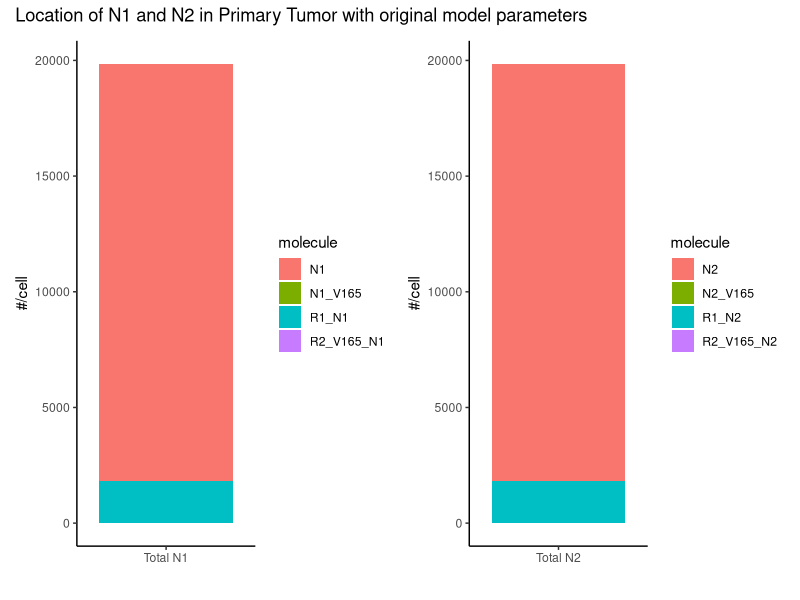
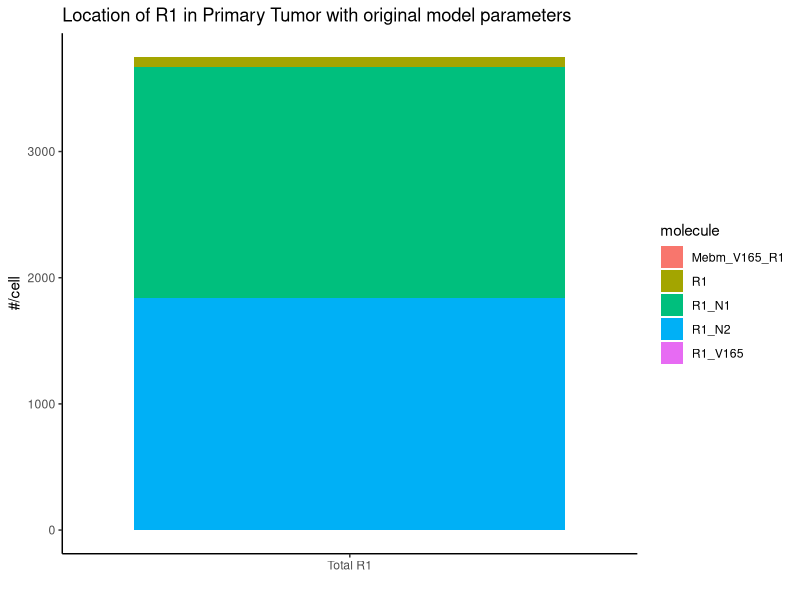
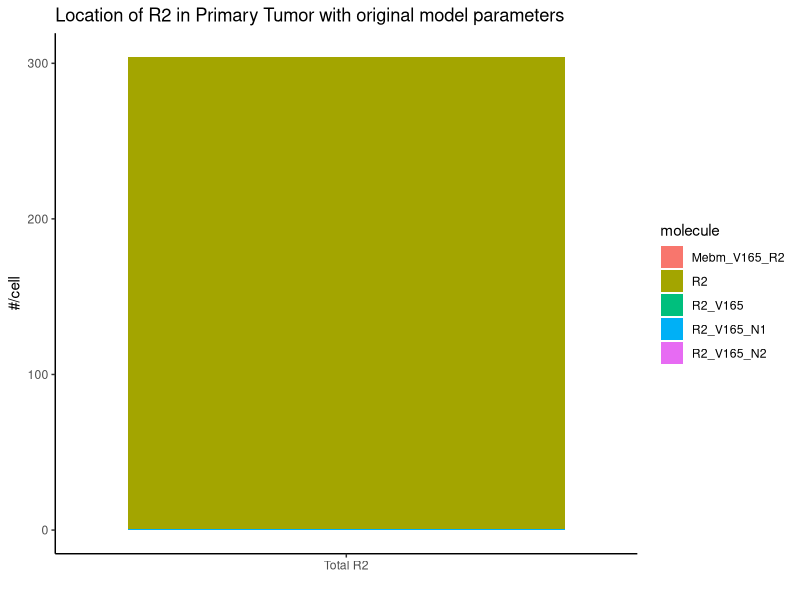
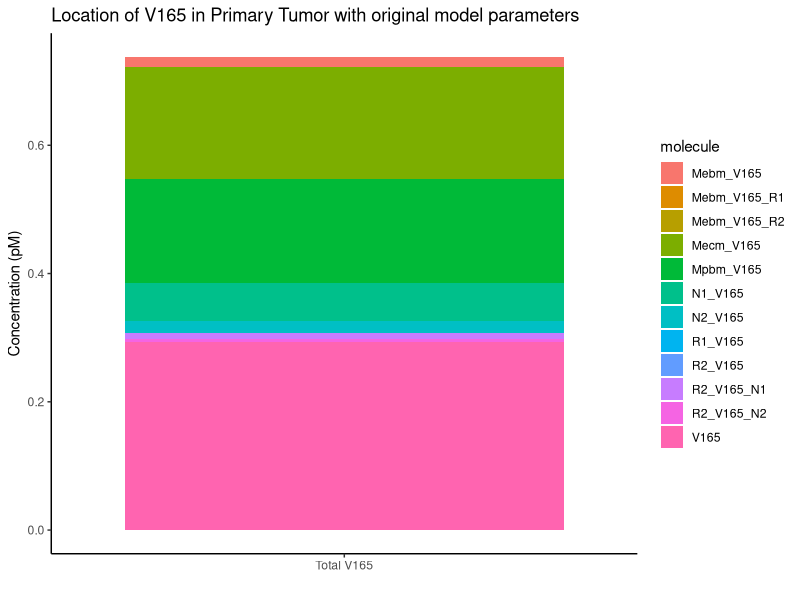
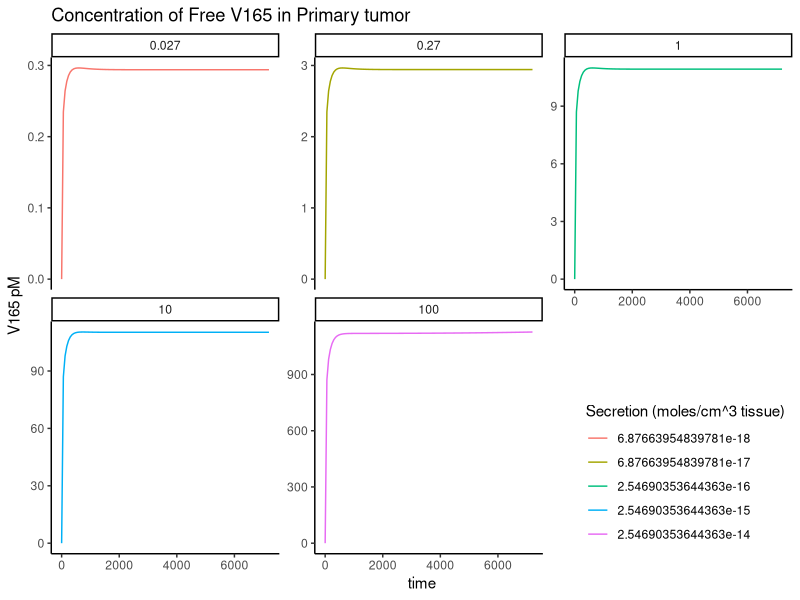
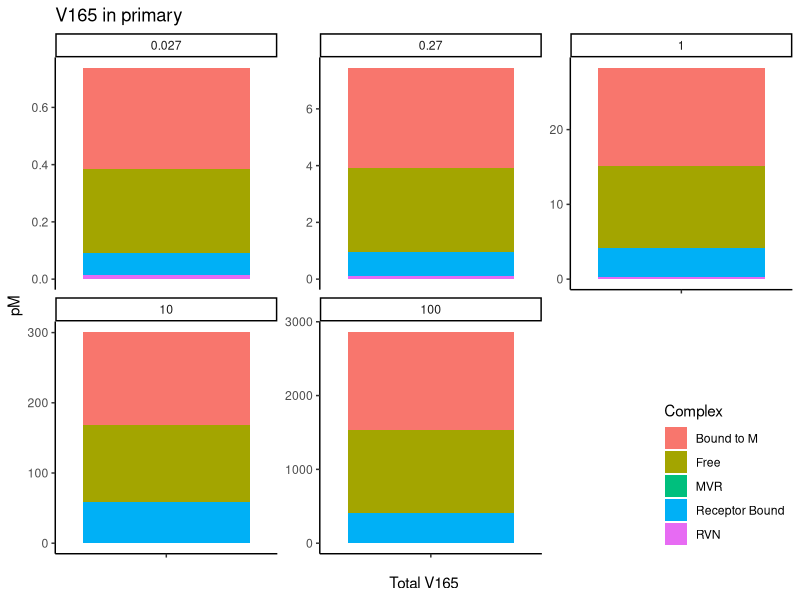
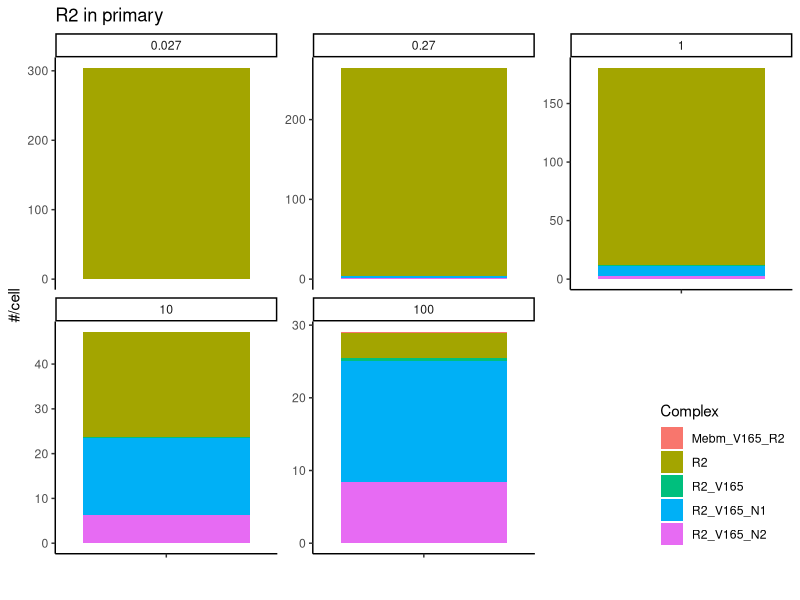
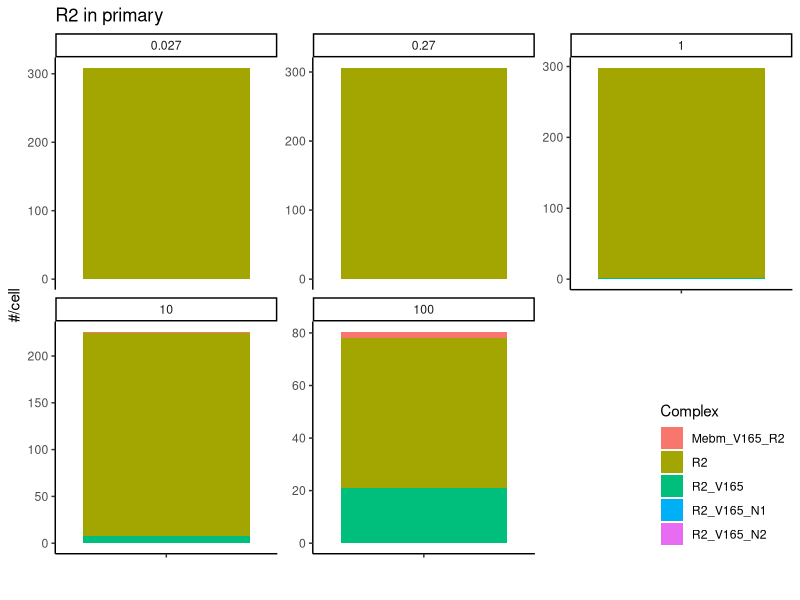

The R script that drew these images, in order:
## ---- chunk 1
knitr::opts_chunk$set(echo = TRUE,  warning=FALSE,message = FALSE, out.width = '100%')
# setwd("~/proj/VEGF_metastasis_model/")
library(tidyverse)
library(here)
library(patchwork)
theme_set(theme_classic())
## ---- chunk 2
# Define functions to convert to pM or to #/cell
number_per_cell <- function(conc, tissue){
  ESAV = ifelse(tissue == "main", 73, 105)
  conc*6.0230e+23*1e-5/ESAV;
}

convert_to_pmol <- function(conc, tissue){
  K_AV = ifelse(tissue == "primary", 0.58, 0.03)
  conc/K_AV*1e15
}

quick_bar <- function(df, m,convert = "#/cell", tissue = "primary", position = "stack"){
  converter = switch(convert, "#/cell" = number_per_cell, "pM" = convert_to_pmol)
  y_lab = ifelse(position == "fill", "proportion", convert)
  
  df <- df %>% 
    filter(compartment == tissue, grepl(m, molecule), q_V165 < 1e4) %>% 
    group_by(q_V165) %>% 
    filter(time == max(time)) %>% 
    ungroup
  
  if(m == "V165"){
    df <- df %>% pivot_wider(names_from = molecule, values_from = concentration) %>%  
      group_by(q_V165) %>% 
      summarise(Free = V165, 
                `Bound to M` = sum(across(starts_with("M") & !contains("R"))), 
                MVR = sum(across(starts_with("Mebm_V165_"))),
                RVN = sum(across(starts_with("R2_V165_"))),
                `Receptor Bound` = R1_V165 + R2_V165 + N1_V165 + N2_V165) %>% 
      pivot_longer(!q_V165, names_to = "molecule", values_to = "concentration")
  }
  
  df %>% 
    mutate(value = converter(concentration, tissue)) %>% 
    ggplot(aes("", value, fill = molecule)) + 
    geom_bar(stat = "identity", position = position) + 
    labs(x = "", y = y_lab, fill = "Complex",
         title = str_interp("${m} in ${tissue}")) + 
    facet_wrap(~q_V165, scales = "free_y") +
  theme(legend.position = c(1,0), legend.justification = c(1,0))
}
## ---- chunk 3
sec_debug <- read_csv(here("debug_results","simulation_results_debug_secretion.csv")) %>% 
  filter(q_V165 <= 100)
sec_debug_long <- sec_debug %>% 
  pivot_longer(!c(q_V165, time), values_to = "concentration",
               names_to = c("compartment", "molecule"), names_sep = "[.]")
## ---- chunk 4
sec_debug_long %>%
  filter(compartment == "primary", grepl("N1", molecule), q_V165 == 0.027, time == max(time)) %>%
  ggplot(aes(x = "Total N1", y = number_per_cell(concentration, compartment), fill = molecule)) +
  geom_bar(stat = "identity", position = "stack") +
  labs(y = "#/cell",  x = "") +
  sec_debug_long %>%
  filter(compartment == "primary", grepl("N2", molecule), q_V165 == 0.027, time == max(time)) %>%
  ggplot(aes(x = "Total N2", y = number_per_cell(concentration, compartment), fill = molecule)) +
  geom_bar(stat = "identity", position = "stack") +
  labs(y = "#/cell", x = "") +
  plot_annotation(title = "Location of N1 and N2 in Primary Tumor with original model parameters")
## ---- chunk 5
sec_debug_long %>%
  filter(compartment == "primary", grepl("R1", molecule), q_V165 == 0.027, time == max(time)) %>%
  ggplot(aes(x = "Total R1", y = number_per_cell(concentration, compartment), fill = molecule)) +
  geom_bar(stat = "identity", position = "stack") +
  labs(y = "#/cell", title = "Location of R1 in Primary Tumor with original model parameters", x = "")
## ---- chunk 6
sec_debug_long %>%
  filter(compartment == "primary", grepl("R2", molecule), q_V165 == 0.027, time == max(time)) %>%
  ggplot(aes(x = "Total R2", y = number_per_cell(concentration, compartment), fill = molecule)) +
  geom_bar(stat = "identity", position = "stack") +
  labs(y = "#/cell", title = "Location of R2 in Primary Tumor with original model parameters", x = "")
## ---- chunk 7
sec_debug_long %>%
  filter(compartment == "primary", grepl("V165", molecule), q_V165 == 0.027, time == max(time)) %>%
  ggplot(aes(x = "Total V165", y = convert_to_pmol(concentration, compartment), fill = molecule)) +
  geom_bar(stat = "identity", position = "stack") +
  labs(y = "Concentration (pM)", title = "Location of V165 in Primary Tumor with original model parameters", x = "")
## ---- chunk 8
sec_debug %>%
  filter(q_V165 < 1e3) %>%
  ggplot(aes(time, primary.V165/0.58*1e15,
             color = as.factor(q_V165  * 1534 / (1e-5 * 6.023e23)))) +
  geom_line() +
  labs(x = "time", y = "V165 pM", color = "Secretion (moles/cm^3 tissue)",
       title = "Concentration of Free V165 in Primary tumor") +
  facet_wrap(~as.factor(q_V165), scales = "free_y") +
  theme(legend.position = c(1,0), legend.justification = c(1,0))

quick_bar(sec_debug_long, "V165",  "pM") + xlab("Total V165")
## ---- chunk 9
quick_bar(sec_debug_long , "R2")
## ---- chunk 10
sec_debug6 <- read_csv(here("debug_results","simulation_results_debug_secretion_no_N.csv"))
sec_debug_long6 <- sec_debug6 %>%
  pivot_longer(!c(q_V165, time), values_to = "concentration",
               names_to = c("compartment", "molecule"), names_sep = "[.]")

quick_bar(sec_debug_long6 , "R2")
## ---- chunk 11
comp_df <- merge(
  sec_debug %>%
    group_by(q_V165) %>%
    filter(time == max(time)) %>%
    select(-time) %>%
    pivot_longer(!q_V165, names_to = c("tissue", "molecule"), names_sep = "[.]",
                 values_to = "orig"),
  
  sec_debug6 %>%
    group_by(q_V165) %>%
    filter(time == max(time)) %>%
    select(-time) %>%
    pivot_longer(!q_V165, names_to = c("tissue", "molecule"), names_sep = "[.]",
                 values_to = "noN"),
  
  by = c("q_V165", "tissue", "molecule")
)

comp_df %>%
  filter(tissue == "primary", grepl("R2", molecule)) %>%
  mutate(orig = number_per_cell(orig, tissue), noN = number_per_cell(noN, tissue)) %>%
  ggplot(aes(orig, noN, color = molecule)) +
  geom_abline(lty = "dashed") +
  geom_text(aes(label = molecule)) +
  facet_wrap(~q_V165, scales = "free", labeller = "label_both") +
  labs(x = "#/cell with Original Model Parameters",
       y = "#/cell with no Neuropilin",
       title = "Compare Amount of R2 at steady state between Simulations") +
  theme(legend.position = c(1,0), legend.justification = c(1,0))
## ---- chunk 12
comp_df %>%
  filter(tissue == "primary", grepl("R2", molecule)) %>%
  mutate(orig = number_per_cell(orig, tissue), noN = number_per_cell(noN, tissue), molceule = factor(molecule)) %>% 
  filter(molecule != "R2") %>%
  ggplot(aes(orig, noN, color = molecule)) +
  geom_abline(lty = "dashed") +
  geom_text(aes(label = molecule)) +
  facet_wrap(~q_V165, scales = "free", labeller = "label_both") +
  labs(x = "#/cell with Original Model Parameters",
       y = "#/cell with no Neuropilin",
       title = "Compare Amount of R2 at steady state between Simulations") +
  scale_color_discrete(drop = FALSE) +
  theme(legend.position = c(1,0), legend.justification = c(1,0))
## ---- chunk 13
quick_bar(sec_debug_long6, "R1") + ggtitle("R1 in Primary Tumor when no Neuropilin")
comp_df %>%
  filter(tissue == "primary", grepl("R1", molecule)) %>%
  mutate(orig = number_per_cell(orig, tissue), noN = number_per_cell(noN, tissue)) %>%
  ggplot(aes(orig, noN, color = molecule)) +
  geom_abline(lty = "dashed") +
  geom_text(aes(label = molecule)) +
  facet_wrap(~q_V165, scales = "free", labeller = "label_both") +
  labs(x = "#/cell with Original Model Parameters",
       y = "#/cell with no Neuropilin",
       title = "Compare Amount of R1 at stteady state between Simulations") +
  theme(legend.position = c(1,0), legend.justification = c(1,0))
## ---- chunk 14
sec_debug6 %>%
  ggplot(aes(time, primary.V165/0.58*1e15,
             color = as.factor(q_V165  * 1534 / (1e-5 * 6.023e23)))) +
  geom_line() +
  labs(x = "time", y = "V165 pM", color = "Secretion (moles/cm^3 tissue)",
       title = "Concentration of Free V165 at in Primary tumor") +
  facet_wrap(~as.factor(q_V165), scales = "free_y") +
  theme(legend.position = c(1,0), legend.justification = c(1,0))

quick_bar(sec_debug_long6, "V165",  "pM")
## ---- chunk 15
comp_df %>%
  filter(tissue == "primary", grepl("V165", molecule)) %>%
  mutate(orig = 0.58*1e15*orig, noN = 0.58*1e15*noN) %>%
  ggplot(aes(orig, noN, color = molecule)) +
  geom_abline(lty = "dashed") +
  geom_text(aes(label = molecule)) +
  facet_wrap(~q_V165, scales = "free", labeller = "label_both") +
  labs(x = "Concentration with Original Model Parameters (pM)",
       y = "Concentration with no Neuropilin (pM)",
       title = "Compare concentration of V165 at steady state between simulations") 
## ---- chunk 16
sec_debug2 <- read_csv(here("debug_results","simulation_results_debug_R2.csv"))
sec_debug_long2 <- sec_debug2 %>%
  pivot_longer(!c(q_V165, kprod_R2, time), values_to = "concentration",
               names_to = c("compartment", "molecule"), names_sep = "[.]")

sec_debug2 %>%
  ggplot(aes(time, primary.V165/0.58*1e15,
             color = as.factor(kprod_R2))) +
  geom_line() +
  labs(x = "time", y = "V165 pM",
       title = "Concentration of Free V165 in Primary tumor",
       color = "kprod_R2") +
  facet_wrap(~q_V165, scales = "free_y", labeller = "label_both")+
  theme(legend.position = c(1,0), legend.justification = c(1,0))

sec_debug2 %>%
  ggplot(aes(time, number_per_cell(primary.R2, "primary"),
             color = as.factor(kprod_R2))) +
  geom_line() +
  labs(x = "time", y = "# R2/cell",
       title = "Amount of Free R2 in Primary tumor",
       color = "kprod_R2") +
  facet_wrap(~q_V165, scales = "free_y", labeller = "label_both")+
  theme(legend.position = c(1,0), legend.justification = c(1,0))

sec_debug2 %>%
  ggplot(aes(time, number_per_cell(primary.R2_V165 + primary.R2_V165_N1 + primary.R2_V165_N2, "primary"),
             color = as.factor(kprod_R2))) +
  geom_line() +
  labs(x = "time", y = "# Bound R2/cell",
       title = "Amount of Bound R2 in Primary tumor",
       color = "kprod_R2") +
  facet_wrap(~q_V165, scales = "free_y", labeller = "label_both")+
  theme(legend.position = c(1,0), legend.justification = c(1,0))


sec_debug_long2 %>%
  filter(compartment == "primary", grepl("R2", molecule)) %>%
  group_by(q_V165, kprod_R2) %>%
  filter(time == max(time)) %>%
  ggplot(aes(x = as.factor(q_V165), y = number_per_cell(concentration, compartment), fill = molecule)) +
  geom_bar(stat = "identity", position = "stack") +
  facet_wrap(~kprod_R2, scales = "free_y", labeller = "label_both") +
  labs( y = "# of R2/cell", title = "Amount of R2 at varying parameter values", x = "V165 Secretion")

sec_debug_long2 %>%
  filter(compartment == "primary", grepl("V165", molecule)) %>%
  group_by(q_V165, kprod_R2) %>%
  filter(time == max(time)) %>%
  ggplot(aes(x = as.factor(kprod_R2), y = convert_to_pmol(concentration, compartment), fill = molecule)) +
  geom_bar(stat = "identity", position = "stack") +
  facet_wrap(~q_V165, scales = "free_y", labeller = "label_both") +
  labs(x = "kprod_R2", y = "V165 concentration (pM)", title = "Concentration of Free V165 at varying parameter values")

sec_debug2 %>% mutate(x = primary.R2_V165 + primary.R2_V165_N1 + primary.R2_V165_N2, y = primary.V165) %>%
  group_by(q_V165, kprod_R2) %>% filter(time == max(time))  %>%
  ggplot(aes(convert_to_pmol(x, "primary"),convert_to_pmol(y, "primary"), color = log(kprod_R2))) +
  geom_point() + facet_wrap(~q_V165, scales = "free") +
  labs(x = "Concentration of bound R2 (pM)", y = "Concentration of free V165 (pM)",
       title = "Steady state concentrations at varying parameter values")+
  theme(legend.position = c(1,0), legend.justification = c(1,0))
## ---- chunk 17
sec_debug3 <- read_csv(here("debug_results","simulation_results_debug_R2_no_perm.csv"))
sec_debug_long3 <- sec_debug3 %>%
  pivot_longer(!c(q_V165, kprod_R2, time), values_to = "concentration",
               names_to = c("compartment", "molecule"), names_sep = "[.]")

sec_debug3 %>%
  ggplot(aes(time, primary.V165/0.58*1e15,
             color = as.factor(kprod_R2))) +
  geom_line() +
  labs(x = "time", y = "V165 pM",
       title = "Concentration of Free V165 in Primary tumor",
       color = "kprod_R2") +
  facet_wrap(~q_V165, scales = "free_y", labeller = "label_both")+
  theme(legend.position = c(1,0), legend.justification = c(1,0))


sec_debug3 %>%
  ggplot(aes(time, number_per_cell(primary.R2, "primary"),
             color = as.factor(kprod_R2))) +
  geom_line() +
  labs(x = "time", y = "# R2/cell",
       title = "Amount of Free R2 in Primary tumor",
       color = "kprod_R2") +
  facet_wrap(~q_V165, scales = "free_y", labeller = "label_both")+
  theme(legend.position = c(1,0), legend.justification = c(1,0))

sec_debug3 %>%
  ggplot(aes(time, number_per_cell(primary.R2_V165 + primary.R2_V165_N1 + primary.R2_V165_N2, "primary"),
             color = as.factor(kprod_R2))) +
  geom_line() +
  labs(x = "time", y = "# Bound R2/cell",
       title = "Amount of Bound R2 in Primary tumor",
       color = "kprod_R2") +
  facet_wrap(~q_V165, scales = "free_y", labeller = "label_both")+
  theme(legend.position = c(1,0), legend.justification = c(1,0))

sec_debug_long3 %>%
  filter(compartment == "primary", grepl("R2", molecule)) %>%
  group_by(q_V165, kprod_R2) %>%
  filter(time == max(time)) %>%
  ggplot(aes(x = as.factor(q_V165), y = number_per_cell(concentration, compartment), fill = molecule)) +
  geom_bar(stat = "identity", position = "stack") +
  facet_wrap(~kprod_R2, scales = "free_y", labeller = "label_both") +
  labs( y = "# R2/cell", title = "Amount of R2 at varying parameter values", x = "V165 Secretion")

sec_debug_long3 %>%
  filter(compartment == "primary", grepl("V165", molecule)) %>%
  group_by(q_V165, kprod_R2) %>%
  filter(time == max(time)) %>%
  ggplot(aes(x = as.factor(kprod_R2), y = convert_to_pmol(concentration, compartment), fill = molecule)) +
  geom_bar(stat = "identity", position = "stack") +
  facet_wrap(~q_V165, scales = "free_y", labeller = "label_both") +
  labs(x = "kprod_R2", y = "V165 concentration (pM)", title = "Concentration of Free V165 at varying parameter values")

sec_debug3 %>% mutate(x = primary.R2_V165 + primary.R2_V165_N1 + primary.R2_V165_N2, y = primary.V165) %>%
  group_by(q_V165, kprod_R2) %>% filter(time == max(time))  %>%
  ggplot(aes(convert_to_pmol(x, "primary"),convert_to_pmol(y, "primary"), color = log(kprod_R2))) +
  geom_point() + facet_wrap(~q_V165, scales = "free") +
  labs(x = "Concentration of bound R2 (pM)", y = "Concentration of free V165 (pM)",
       title = "Steady state concentrations at varying parameter values")+
  theme(legend.position = c(1,0), legend.justification = c(1,0))
